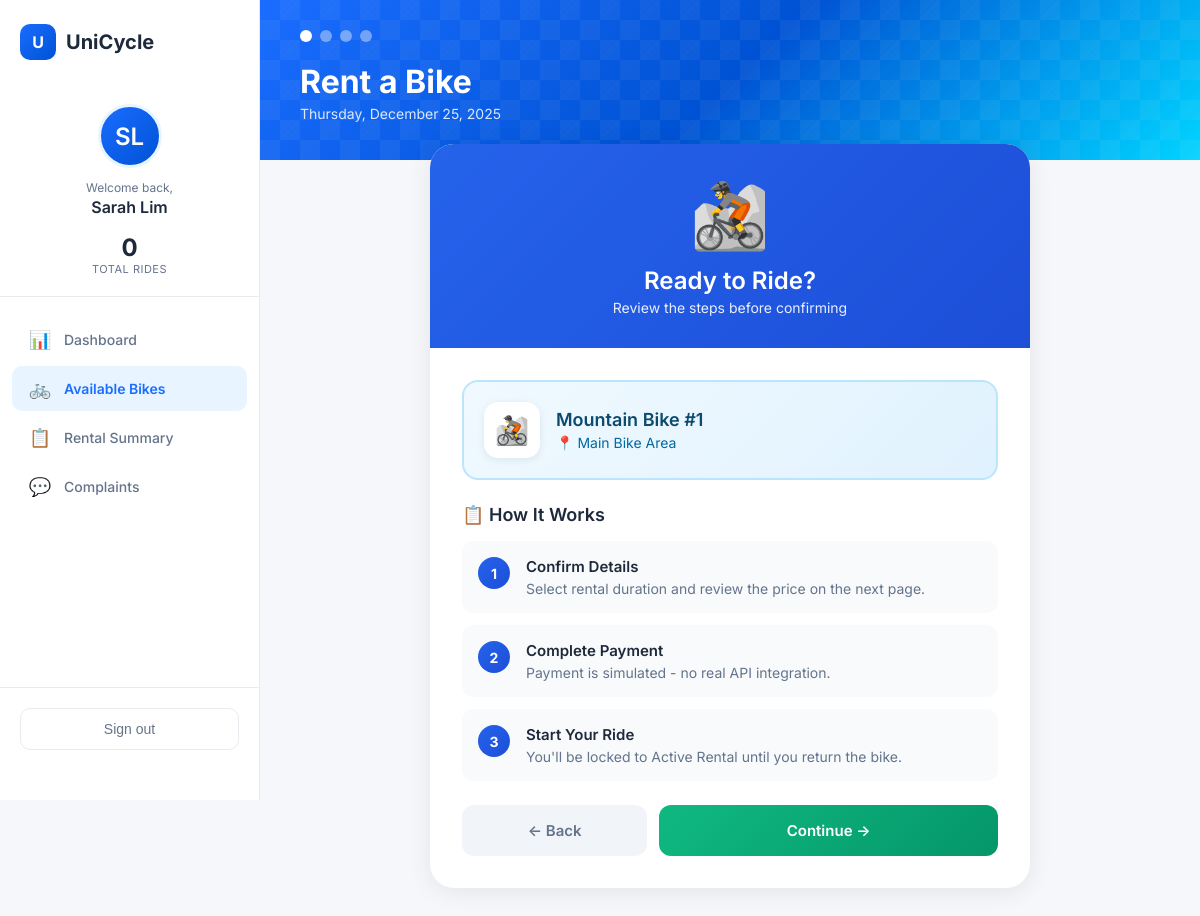
Screenshot of /rent-instructions.php?bike_id=1 (signed in) with the database file from the repository.
### tables this page shows
CREATE TABLE `bikes` (
    `bike_id` INT(11) NOT NULL AUTO_INCREMENT,
    `bike_code` VARCHAR(30) NOT NULL,
    `bike_name` VARCHAR(80) NOT NULL,
    `bike_type` ENUM('mountain', 'city', 'other') NOT NULL DEFAULT 'other',
    `status` ENUM('available', 'rented', 'maintenance', 'pending') NOT NULL DEFAULT 'available',
    `location` VARCHAR(100) NOT NULL DEFAULT 'Main Bike Area',
    `last_maintained_date` DATE DEFAULT NULL,
    `created_at` TIMESTAMP NOT NULL DEFAULT CURRENT_TIMESTAMP,
    PRIMARY KEY (`bike_id`),
    UNIQUE KEY `bike_code` (`bike_code`)
);

### rent-instructions.php (the view, shortened to what this page needs)
<?php
require_once "config.php";
$student_id = $_SESSION['student_id'];
$student_name = $_SESSION['student_name'] ?? 'User';
$nameParts = explode(' ', $student_name);
$initials = strtoupper(substr($nameParts[0], 0, 1));
if (isset($nameParts[1])) {
  $initials .= strtoupper(substr($nameParts[1], 0, 1));
}
$stmt = $pdo->prepare("SELECT COUNT(*) FROM rentals WHERE student_id=?");
$stmt->execute([$student_id]);
$totalRentals = (int) $stmt->fetchColumn();
$bike_id = isset($_GET['bike_id']) ? (int) $_GET['bike_id'] : 0;
$stmt = $pdo->prepare("SELECT bike_id, bike_name, bike_type, status, location FROM bikes WHERE bike_id=?");
$stmt->execute([$bike_id]);
$bike = $stmt->fetch();
$bikeIcon = ($bike['bike_type'] ?? 'city') === 'mountain' ? '🚵' : '🚲';
$currentDate = date('l, F j, Y');
?>
<!DOCTYPE html>
<html lang="en">
<head>
  <link rel="stylesheet" href="dashboard.css?v=7">
</head>
<body>
  <aside class="sidebar">
    <div class="sidebar-header">
      <a href="dashboard.php" class="sidebar-logo">
        <div class="logo-icon">U</div>
        <span class="logo-text">UniCycle</span>
      </a>
    </div>
    <div class="user-section">
      <div class="user-avatar"><?= htmlspecialchars($initials) ?></div>
      <div class="user-welcome">
        <span class="welcome-label">Welcome back,</span>
        <span class="user-name"><?= htmlspecialchars($student_name) ?></span>
      </div>
      <div class="user-stats">
        <div class="user-stat">
          <span class="stat-number"><?= $totalRentals ?></span>
          <span class="stat-text">Total Rides</span>
        </div>
      </div>
    </div>
    <nav class="sidebar-nav">
      <a href="dashboard.php" class="nav-item">
        <span class="nav-icon">📊</span>
        <span>Dashboard</span>
      </a>
      <a href="available-bikes.php" class="nav-item active">
        <span class="nav-icon">🚲</span>
        <span>Available Bikes</span>
      </a>
      <a href="rental-summary.php" class="nav-item">
        <span class="nav-icon">📋</span>
        <span>Rental Summary</span>
      </a>
      <a href="complaints.php" class="nav-item">
        <span class="nav-icon">💬</span>
        <span>Complaints</span>
      </a>
    </nav>
    <div class="sidebar-footer">
      <button class="logout-btn" onclick="showLogoutModal()">
        <span>Sign out</span>
      </button>
    </div>
  </aside>
  <main class="main-content">
    <div class="header-banner">
      <div class="banner-pattern"></div>
      <div class="banner-content">
        <div class="banner-dots">
          <span></span><span></span><span></span><span></span>
        </div>
        <h1>Rent a Bike</h1>
        <p class="banner-date"><?= $currentDate ?></p>
      </div>
    </div>
    <div class="dashboard-content" style="display: block;">
      <div class="rent-container">
        <div class="rent-card">
          <div class="rent-header">
            <div class="bike-icon"><?= $bikeIcon ?></div>
            <h2>Ready to Ride?</h2>
            <p>Review the steps before confirming</p>
          </div>
          <div class="rent-body">
            <div class="selected-bike">
              <div class="bike-icon-wrap"><?= $bikeIcon ?></div>
              <div class="bike-info">
                <h4><?= htmlspecialchars($bike['bike_name']) ?></h4>
                <p>📍 <?= htmlspecialchars($bike['location'] ?? 'Main Bike Area') ?></p>
              </div>
            </div>
            <div class="instructions-section">
              <h3>📋 How It Works</h3>
              <div class="step-list">
                <div class="step-item">
                  <div class="step-number">1</div>
                  <div class="step-content">
                    <h4>Confirm Details</h4>
                    <p>Select rental duration and review the price on the next page.</p>
                  </div>
                </div>
                <div class="step-item">
                  <div class="step-number">2</div>
                  <div class="step-content">
                    <h4>Complete Payment</h4>
                    <p>Payment is simulated - no real API integration.</p>
                  </div>
                </div>
                <div class="step-item">
                  <div class="step-number">3</div>
                  <div class="step-content">
                    <h4>Start Your Ride</h4>
                    <p>You'll be locked to Active Rental until you return the bike.</p>
                  </div>
                </div>
              </div>
            </div>
            <div class="action-buttons">
              <a href="available-bikes.php" class="back-btn">← Back</a>
              <a href="rent-confirm.php?bike_id=<?= (int) $bike['bike_id'] ?>" class="continue-btn">
                Continue →
              </a>
            </div>
          </div>
        </div>
      </div>
    </div>
  </main>
</body>
</html>

### dashboard.css (style rules this page uses)
:root { --primary: #1a6dff; --primary-dark: #0052d4; --primary-light: #e8f4ff; --accent-teal: #00d4ff; --accent-coral: #ff6b6b; --accent-yellow: #ffd93d; --text-dark: #1e293b; --text-muted: #64748b; --bg-light: #f5f7fa; --bg-white: #ffffff; --border-light: #e8ecf1; --success: #10b981; --warning: #f59e0b; --purple: #8b5cf6; --shadow-sm: 0 2px 8px rgba(0, 0, 0, 0.04); --shadow-md: 0 4px 16px rgba(0, 0, 0, 0.08); --shadow-lg: 0 8px 30px rgba(0, 0, 0, 0.12); }
* { margin: 0; padding: 0; box-sizing: border-box; }
body { font-family: 'Inter', -apple-system, BlinkMacSystemFont, sans-serif; background: var(--bg-light); color: var(--text-dark); display: flex; min-height: 100vh; }
.sidebar { width: 260px; min-height: 100vh; background: var(--bg-white); border-right: 1px solid var(--border-light); display: flex; flex-direction: column; position: fixed; left: 0; top: 0; z-index: 100; }
.sidebar-header { padding: 24px 20px; }
.sidebar-logo { display: flex; align-items: center; gap: 10px; text-decoration: none; }
.logo-icon { width: 36px; height: 36px; background: linear-gradient(135deg, #1a6dff, #0052d4); border-radius: 10px; display: flex; align-items: center; justify-content: center; font-size: 16px; font-weight: 700; color: white; }
.logo-text { font-size: 20px; font-weight: 700; color: var(--text-dark); }
.user-section { padding: 20px; border-bottom: 1px solid var(--border-light); text-align: center; }
.user-avatar { width: 64px; height: 64px; border-radius: 50%; background: linear-gradient(135deg, #1a6dff, #0052d4); display: flex; align-items: center; justify-content: center; font-size: 24px; font-weight: 600; color: white; margin: 0 auto 12px; border: 3px solid var(--primary-light); }
.user-welcome { display: flex; flex-direction: column; gap: 2px; margin-bottom: 16px; }
.welcome-label { font-size: 12px; color: var(--text-muted); }
.user-name { font-size: 16px; font-weight: 600; color: var(--text-dark); }
.user-stats { display: flex; justify-content: center; }
.user-stat { display: flex; flex-direction: column; align-items: center; }
.user-stat .stat-number { font-size: 24px; font-weight: 700; color: var(--text-dark); }
.user-stat .stat-text { font-size: 11px; color: var(--text-muted); text-transform: uppercase; letter-spacing: 0.5px; }
.sidebar-nav { flex: 1; padding: 20px 12px; }
.nav-item { display: flex; align-items: center; gap: 12px; padding: 12px 16px; color: var(--text-muted); text-decoration: none; font-size: 14px; font-weight: 500; border-radius: 10px; margin-bottom: 4px; transition: all 0.2s ease; }
.nav-item.active { color: var(--primary); background: var(--primary-light); font-weight: 600; }
.nav-item .nav-icon { font-size: 18px; width: 24px; text-align: center; }
.sidebar-footer { padding: 20px; border-top: 1px solid var(--border-light); margin-bottom: 30px; }
.logout-btn { display: flex; align-items: center; justify-content: center; gap: 8px; width: 100%; padding: 12px; background: transparent; border: 1px solid var(--border-light); border-radius: 10px; color: var(--text-muted); font-size: 14px; font-weight: 500; cursor: pointer; transition: all 0.2s ease; }
.main-content { flex: 1; margin-left: 260px; min-height: 100vh; background: var(--bg-light); }
.header-banner { position: relative; height: 160px; background: linear-gradient(135deg, #1a6dff 0%, #0052d4 50%, #00d4ff 100%); overflow: hidden; }
.banner-pattern { position: absolute; inset: 0; background-image: linear-gradient(45deg, rgba(255, 255, 255, 0.1) 25%, transparent 25%), linear-gradient(-45deg, rgba(255, 255, 255, 0.1) 25%, transparent 25%), linear-gradient(45deg, transparent 75%, rgba(255, 255, 255, 0.1) 75%), linear-gradient(-45deg, transparent 75%, rgba(255, 255, 255, 0.1) 75%); background-size: 40px 40px; background-position: 0 0, 0 20px, 20px -20px, -20px 0px; opacity: 0.5; }
.banner-content { position: relative; z-index: 1; padding: 30px 40px; color: white; }
.banner-dots { display: flex; gap: 8px; margin-bottom: 20px; }
.banner-dots span { width: 12px; height: 12px; border-radius: 50%; background: rgba(255, 255, 255, 0.4); }
.banner-dots span:first-child { background: white; }
.banner-content h1 { font-size: 32px; font-weight: 700; margin-bottom: 4px; }
.banner-date { font-size: 14px; opacity: 0.85; }
.dashboard-content { display: grid; grid-template-columns: 1.3fr 1fr; gap: 24px; padding: 24px 40px 40px; margin-top: -40px; position: relative; z-index: 2; }
@media (max-width: 1200px) { .dashboard-content { grid-template-columns: 1fr; } }

### rows the page displays
bikes: bike_type "🚵", bike_name "Mountain Bike #1", location "Main Bike Area"

### other values shown
$initials "SL"
$student_name "Sarah Lim"
$totalRentals "0"
